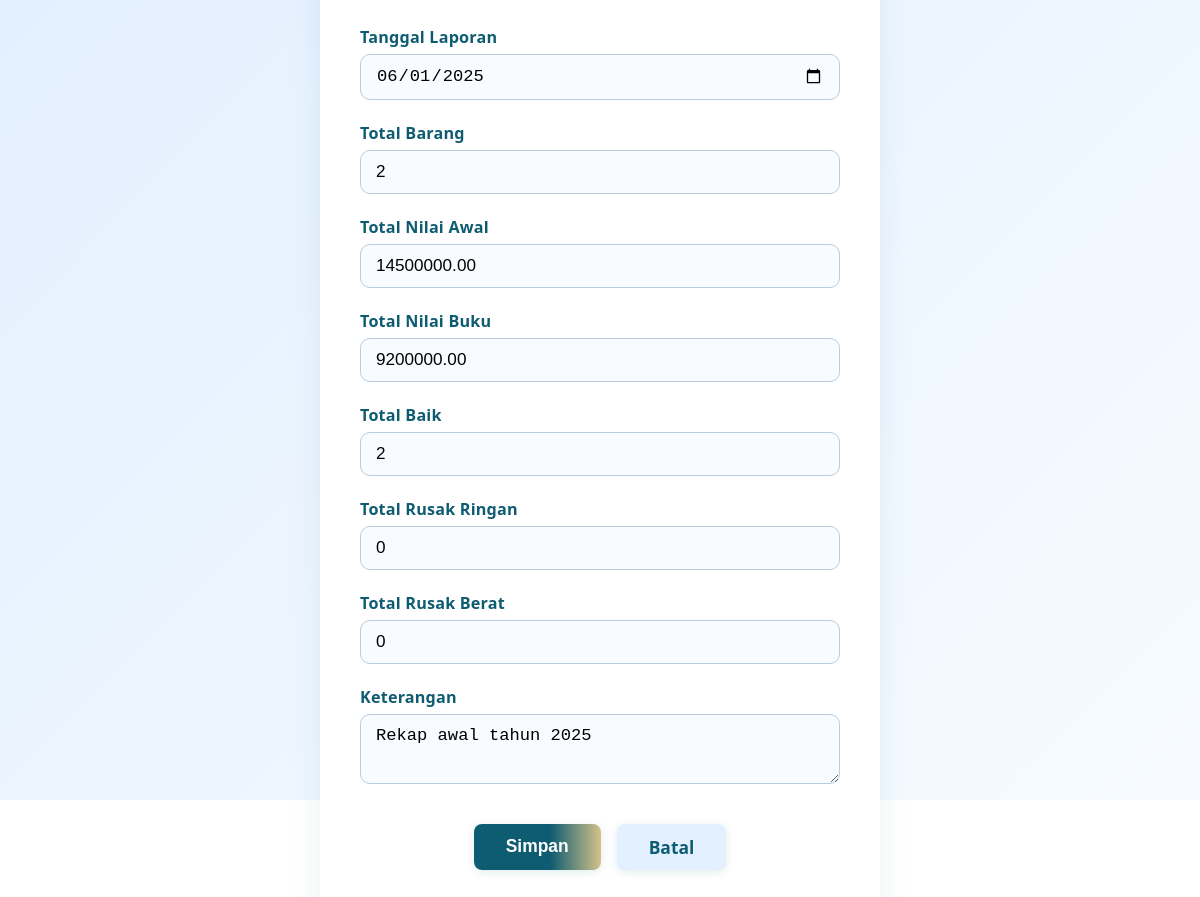
The app's page /admin/manajemen/laporan_rekap_edit.php?kode=LRB-2025-001 (signed in) with its own data.
### tables this page shows
CREATE TABLE `laporan_rekap_barang` (
  `kode_laporan` varchar(30) NOT NULL,
  `tanggal_laporan` date NOT NULL,
  `total_barang` int(11) DEFAULT NULL,
  `total_nilai_awal` decimal(18,2) DEFAULT NULL,
  `total_nilai_buku` decimal(18,2) DEFAULT NULL,
  `total_baik` int(11) DEFAULT NULL,
  `total_rusak_ringan` int(11) DEFAULT NULL,
  `total_rusak_berat` int(11) DEFAULT NULL,
  `keterangan` text DEFAULT NULL
);

### admin/manajemen/laporan_rekap_edit.php (the view, shortened to what this page needs)
<?php
require_once __DIR__ . '/../../include/koneksi.php';
$kode = $_GET['kode'] ?? '';
$q = $conn->query("SELECT * FROM laporan_rekap_barang WHERE kode_laporan='".$conn->real_escape_string($kode)."'");
$row = $q->fetch_assoc();
?><!DOCTYPE html>
<html lang="id">
<head>
<link rel="stylesheet" href="../../style.css">
</head>
<body>
<div class="form-container">
  <div class="form-box">
    <form method="post">
      <label for="tanggal_laporan">Tanggal Laporan</label>
      <input type="date" id="tanggal_laporan" name="tanggal_laporan" value="<?= htmlspecialchars($row['tanggal_laporan']) ?>" required>
      <label for="total_barang">Total Barang</label>
      <input type="number" id="total_barang" name="total_barang" value="<?= htmlspecialchars($row['total_barang']) ?>" required>
      <label for="total_nilai_awal">Total Nilai Awal</label>
      <input type="number" id="total_nilai_awal" name="total_nilai_awal" value="<?= htmlspecialchars($row['total_nilai_awal']) ?>" required>
      <label for="total_nilai_buku">Total Nilai Buku</label>
      <input type="number" id="total_nilai_buku" name="total_nilai_buku" value="<?= htmlspecialchars($row['total_nilai_buku']) ?>" required>
      <label for="total_baik">Total Baik</label>
      <input type="number" id="total_baik" name="total_baik" value="<?= htmlspecialchars($row['total_baik']) ?>" required>
      <label for="total_rusak_ringan">Total Rusak Ringan</label>
      <input type="number" id="total_rusak_ringan" name="total_rusak_ringan" value="<?= htmlspecialchars($row['total_rusak_ringan']) ?>" required>
      <label for="total_rusak_berat">Total Rusak Berat</label>
      <input type="number" id="total_rusak_berat" name="total_rusak_berat" value="<?= htmlspecialchars($row['total_rusak_berat']) ?>" required>
      <label for="keterangan">Keterangan</label>
      <textarea id="keterangan" name="keterangan"><?= htmlspecialchars($row['keterangan']) ?></textarea>
      <div class="form-actions">
        <button type="submit" class="btn-main">Simpan</button>
        <a href="laporan_rekap.php" class="btn-cancel">Batal</a>
      </div>
    </form>
  </div>
</div>
</body>
</html>

### style.css (style rules this page uses)
html, body { height: 100%; }
body { font-family: 'Segoe UI', Arial, sans-serif; margin: 0; background: #fff; color: #0E5C71; padding-bottom: 54px; box-sizing: border-box; min-height: 100vh; display: flex; flex-direction: column; }
.form-container { min-height: 100vh; display: flex; align-items: center; justify-content: center; padding-top: 48px; padding-bottom: 48px; padding-left: 16px; padding-right: 16px; box-sizing: border-box; background: linear-gradient(135deg,#e3f0ff 0%,#f7fbff 100%); }
.form-box { background: #fff; border-radius: 18px; box-shadow: 0 4px 32px #0E5C7115; padding: 44px 40px 36px 40px; width: 100%; max-width: 480px; display: flex; flex-direction: column; justify-content: center; min-height: 420px; }
.form-box label { display: block; margin-bottom: 6px; color: #0E5C71; font-weight: 700; font-size: 1.01rem; letter-spacing: 0.2px; }
.form-box input, .form-box select, .form-box textarea { width: 100%; padding: 11px 15px; margin-bottom: 22px; border-radius: 10px; border: 1.5px solid #bcd; font-size: 1.07rem; background: #f8fbff; transition: border 0.2s; box-sizing: border-box; }
.form-box textarea { min-height: 70px; resize: vertical; }
.form-actions { display: flex; gap: 16px; margin-top: 18px; justify-content: center; }
.btn-main { background: linear-gradient(90deg,#0E5C71 60%,#D3C288 100%); color: #fff; border: none; border-radius: 8px; padding: 11px 32px; font-weight: 700; font-size: 1.09rem; cursor: pointer; box-shadow: 0 2px 8px #0E5C7120; transition: background 0.2s; }
.btn-cancel { background: #e3f0ff; color: #0E5C71; border: none; border-radius: 8px; padding: 11px 32px; font-weight: 700; font-size: 1.09rem; cursor: pointer; box-shadow: 0 2px 8px #0E5C7120; text-decoration: none; display: inline-block; transition: background 0.2s, color 0.2s; }

### records on screen
laporan_rekap_barang: tanggal_laporan "06/01/2025", total_barang "2", total_nilai_awal "14500000.00", total_nilai_buku "9200000.00", total_baik "2", total_rusak_ringan "0", total_rusak_berat "0", keterangan "Rekap awal tahun 2025"
